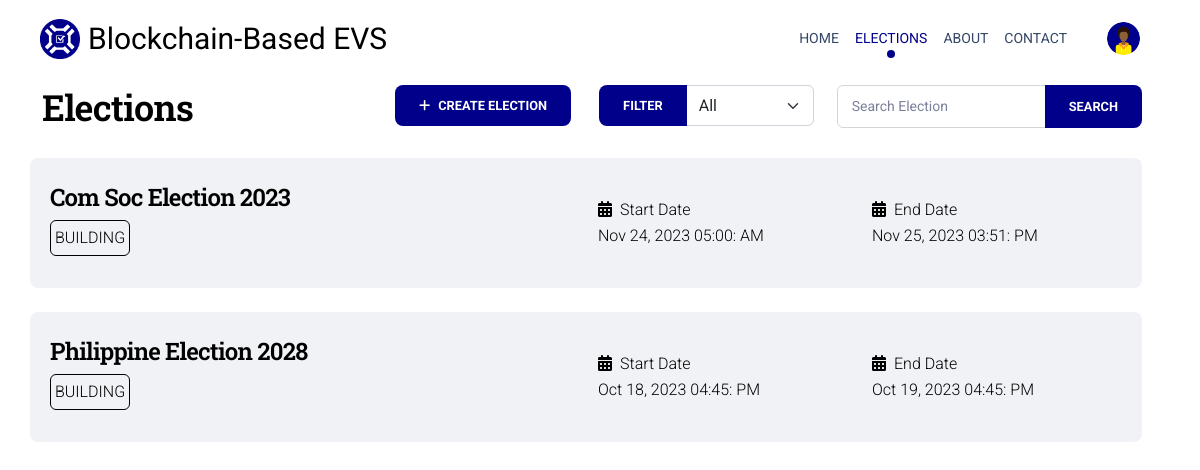
The app's page /election.php (signed in) with its own data.
### tables this page shows
CREATE TABLE `usertable` (
  `id` int(11) NOT NULL,
  `name` varchar(255) NOT NULL,
  `email` varchar(255) NOT NULL,
  `password` varchar(255) NOT NULL,
  `role` varchar(20) NOT NULL,
  `code` mediumint(50) NOT NULL,
  `status` text NOT NULL,
  `user_photo` varchar(150) NOT NULL
);

CREATE TABLE `electiontable` (
  `election_id` int(11) NOT NULL,
  `election_name` text NOT NULL,
  `start_date` datetime NOT NULL,
  `end_date` datetime NOT NULL,
  `timezone` varchar(255) NOT NULL,
  `date_created` datetime NOT NULL DEFAULT current_timestamp(),
  `status` text NOT NULL,
  `created_by` varchar(255) NOT NULL,
  `election_code` varchar(255) NOT NULL
);

### config/session.php (called while the page is built, shortened)
<?php
    require "connection.php";
    if(isset($_SESSION['email'])){
        $email = $_SESSION['email'];
        $check_email = "SELECT * FROM usertable WHERE email = '$email'";
        $res = mysqli_query($con, $check_email);
        if(mysqli_num_rows($res) > 0){
            $fetch = mysqli_fetch_assoc($res);
            $status = $fetch['status'];
            $user_photo = $fetch['user_photo'];
        }
    }
?>

### election.php (the view, shortened to what this page needs)
<?php require_once "includes/header.php"; ?>
<?php require_once "includes/navbar.php"; ?>
    <div class="election-page">
        <div class="container mt-2">
          <div class="row pe-lg-3">
            <div class="col-3">
              <h1 class="fs-2 text-black">Elections</h1>
            </div>
            <div class="col-9">
              <div class="row d-flex justify-content-end">
                <div class="col-auto">
                  <button class="btn bg-primary" type="button" id="create-electionBtn"><i class="fa-solid fa-plus fw-bold me-2"></i>Create Election</button>
                </div>
                <div class="col-auto">
                  <div class="input-group">
                    <label class="btn bg-primary mb-0" style="cursor: default;" disabled>filter</label>
                    <select class="form-select" id="status_select" style="cursor: pointer;">
                      <option selected value="">All</option>
                    </select>
                  </div>
                </div>
                <div class="col-auto">
                  <form action="" method="GET">
                    <div class="input-group input-group-outline">
                        <label class="form-label">Search Election</label>
                        <input type="text" name="search_elec" class="form-control" >
                        <button type="submit" class="btn bg-primary mb-0">SEARCH</button>
                    </div>
                  </form>
                </div>
              </div>
            </div>
          </div>
        </div>
        <div class="container mt-3 pb-3" id="election-list">
          <?php
            require_once "config/session.php";
            if(isset($_SESSION['email']) && isset($_SESSION['password']) && $status == 'verified'){
              $email = $_SESSION['email'];
              $output = '';
              if(isset($_GET['search_elec'])) {
                $filtervalues = $_GET['search_elec'];
                $sql = "SELECT * FROM electiontable WHERE created_by = '$email' AND election_name LIKE '%$filtervalues%' ORDER BY election_name ASC";
                $query = $con->query($sql);
                if(mysqli_num_rows($query) > 0){
                  while($row = $query->fetch_assoc()){
                    $timezone = $row["timezone"];
                    $new_startdate_timezone = new DateTime($row["start_date"], new DateTimeZone($timezone));
                    $new_enddate_timezone = new DateTime($row["end_date"], new DateTimeZone($timezone));
                    $new_date_start = $new_startdate_timezone->format("Y-m-d H:i:s");
                    $new_date_end = $new_enddate_timezone->format("Y-m-d H:i:s");
                    $startdate = DateTime::createFromFormat("Y-m-d H:i:s", $new_date_start)->format('M j, Y h:i: A');
                    $enddate = DateTime::createFromFormat("Y-m-d H:i:s", $new_date_end)->format('M j, Y h:i: A');
                    $output .= '
                    <div class="row p-2 bg-light rounded-3 me-3 mb-4 election" data-election-id="'.$row["election_id"].'">
                      <div class="col-6">
                        <h1 class="fs-4 pt-2 text-black">'.$row["election_name"].'</h1>
                        <div class="row">
                          <div class="col-auto">
                            <p class="fs-6 p-1 border border-black rounded text-uppercase text-black">'.$row["status"].'</p>
                          </div>
                        </div>
                      </div>
                      <div class="col-3 d-flex align-items-center">
                        <div class="row">
                          <p class="fs-6 mb-0 text-black"><i class="fa-solid fa-calendar-days me-2"></i>Start Date</p>
                          <p class="fs-6 mb-0 text-black">'.$startdate.'</p>
                        </div>
                      </div>
                      <div class="col-3 d-flex align-items-center">
                        <div class="row">
                          <p class="fs-6 mb-0 text-black"><i class="fa-solid fa-calendar-days me-2"></i>End Date</p>
                          <p class="fs-6 mb-0 text-black">'.$enddate.'</p>
                        </div>
                      </div>
                    </div>
                    ';
                  }
                  echo $output;
                }
                else {
                  echo '
                    <h1 class="fs-5 text-center text-dark mt-5">No Records Found.</h1>
                  ';
                }
              }
              else {
                $sql = "SELECT * FROM electiontable WHERE created_by = '$email' ORDER BY date_created ASC";
                $query = $con->query($sql);
                if(mysqli_num_rows($query) > 0){
                  while($row = $query->fetch_assoc()){
                    $timezone = $row["timezone"];
                    $new_startdate_timezone = new DateTime($row["start_date"], new DateTimeZone($timezone));
                    $new_enddate_timezone = new DateTime($row["end_date"], new DateTimeZone($timezone));
                    $new_date_start = $new_startdate_timezone->format("Y-m-d H:i:s");
                    $new_date_end = $new_enddate_timezone->format("Y-m-d H:i:s");
                    $startdate = DateTime::createFromFormat("Y-m-d H:i:s", $new_date_start)->format('M j, Y h:i: A');
                    $enddate = DateTime::createFromFormat("Y-m-d H:i:s", $new_date_end)->format('M j, Y h:i: A');
                    $output .= '
                    <div class="row p-2 py-3 bg-light rounded-3 me-3 mb-4 election" data-election-id="'.$row["election_id"].'">
                      <div class="col-6">
                        <h1 class="fs-4 pt-2 text-black">'.$row["election_name"].'</h1>
                        <div class="row">
                          <div class="col-auto">
                            <p class="fs-6 p-1 border border-black rounded text-uppercase text-black">'.$row["status"].'</p>
                          </div>
                        </div>
                      </div>
                      <div class="col-3 d-flex align-items-center">
                        <div class="row">
                          <p class="fs-6 mb-0 text-black"><i class="fa-solid fa-calendar-days me-2"></i>Start Date</p>
                          <p class="fs-6 mb-0 text-black">'.$startdate.'</p>
                        </div>
                      </div>
                      <div class="col-3 d-flex align-items-center">
                        <div class="row">
                          <p class="fs-6 mb-0 text-black"><i class="fa-solid fa-calendar-days me-2"></i>End Date</p>
                          <p class="fs-6 mb-0 text-black">'.$enddate.'</p>
                        </div>
                      </div>
                    </div>
                    ';
                  }
                  echo $output;
                }
                else {
                  echo '
                    <div class="position-relative" style="height: 70vh;">
                      <h1 class="fs-3 text-center text-dark position-absolute top-50 start-50 translate-middle">Click <span style="color:#00008b;"><i class="fa-regular fa-square-plus ms-1 me-2"></i>Create Election</span> to Add</h1>
                    </div>
                  ';
                }
              }
            }
          ?>
        </div>
    </div>
</body>
</html>

### includes/header.php (shortened to what this page needs)
<?php
    require_once "config/controllerUserData.php";
    require_once "config/session.php";
    $page = substr($_SERVER['SCRIPT_NAME'], strrpos($_SERVER['SCRIPT_NAME'], "/")+1);
?>
<!DOCTYPE html>
<html lang="en">
<head>
    <link rel="stylesheet" href="assets/css/style.css">
    <link rel="stylesheet" href="assets/css/owl.carousel.min.css">
    <link rel="stylesheet" href="assets/css/owl.theme.default.css">
    <link id="pagestyle" href="assets/css/material-dashboard.css?v=3.0.0" rel="stylesheet" />
    <link rel="stylesheet" href="https://cdn.jsdelivr.net/npm/bootstrap-icons@1.8.1/font/bootstrap-icons.css">
    <link rel="stylesheet" href="https://cdn.jsdelivr.net/npm/simple-notify@0.5.5/dist/simple-notify.min.css" />
</head>
<body class="bg-white">

### includes/navbar.php (shortened to what this page needs)
<nav class="navbar navbar-expand-lg bg-white sticky-top shadow-none" id="myNavbar">
    <div class="container-fluid">
        <a class="navbar-brand ps-lg-1 fs-3 d-flex align-items-center" href="index.php">
          <img class="mx-lg-2" src="assets/images/logo4.png" alt="logo" width="40">
          <span class="fw-semibold text-black">Blockchain-Based EVS</span>
        </a>
        <div class="collapse navbar-collapse justify-content-end" id="navbarSupportedContent">
            <ul class="navbar-nav mb-2 mb-lg-0">
                <li class="nav-item">
                    <a class="nav-link <?= $page == "index.php"? 'active-menu':''; ?>" href="index.php">Home</a>
                </li>
                <li class="nav-item">
                    <a class="nav-link <?= $page == "election.php"? 'active-menu':''; ?>" href="election.php">Elections</a>
                </li>
                <li class="nav-item">
                    <a class="nav-link <?= $page == "about.php"? 'active-menu':''; ?>" href="about.php">About</a>
                </li>
                <li class="nav-item">
                    <a class="nav-link <?= $page == "contact.php"? 'active-menu':''; ?>" href="contact.php">Contact</a>
                </li>
            </ul>
            <div class="d-flex pe-lg-4 ms-lg-2 ps-lg-3 login-signup-btn">
            <?php
              if(isset($_SESSION['email']) && isset($_SESSION['password']) && $status == 'verified'){
                ?>
                  <div class="row px-2 d-flex justify-content-start profile">
                      <div class="col-auto d-flex align-items-center">
                      <img src="uploads/<?php echo $user_photo; ?>" alt="" width="33" class="rounded-circle dropdown-toggle" role="button" data-bs-toggle="dropdown" data-bs-display="static" data-bs-auto-close="true" aria-expanded="false">
                      </div>
                  </div>
                <?php
              } else {
                ?>
                  <button class="btn btn-primary text-white me-3" data-bs-toggle="modal" data-bs-target="#login">LOG IN</button>
                  <button class="btn btn-primary text-white" data-bs-toggle="modal" data-bs-target="#signUp">SIGN UP</button>
                <?php
              }
              ?>
            </div>
        </div>
    </div>
</nav>

### assets/css/style.css (style rules this page uses)
* { padding: 0%; margin: 0%; box-sizing: border-box; }
body { position: relative; }
nav { background-color: #fff; transition: all 0.6s ease-in-out; }
.navbar .navbar-brand { font-size: calc(1.525rem + 0.5vw); color: #000; }
.navbar-nav .nav-link { text-transform: uppercase; font-size: 1.2rem; padding-bottom: 10px; color: #333; }
.navbar-nav .active-menu { position: relative; color: #00008b !important; }
.active-menu::after { content: ""; position: absolute; left: 45%; bottom: 0; width: 0.5rem; height: 0.5rem; background-color: #00008b; border-radius: 50%; transition: 0.3s ease; }
.election { cursor: pointer; }
.profile { cursor: pointer; }

### records on screen
usertable: user_photo (placeholder picture)
electiontable: election_name "Com Soc Election 2023", status "BUILDING", startdate "Nov 24, 2023 05:00: AM", enddate "Nov 25, 2023 03:51: PM"
electiontable: election_name "Philippine Election 2028", status "BUILDING", startdate "Oct 18, 2023 04:45: PM", enddate "Oct 19, 2023 04:45: PM"
